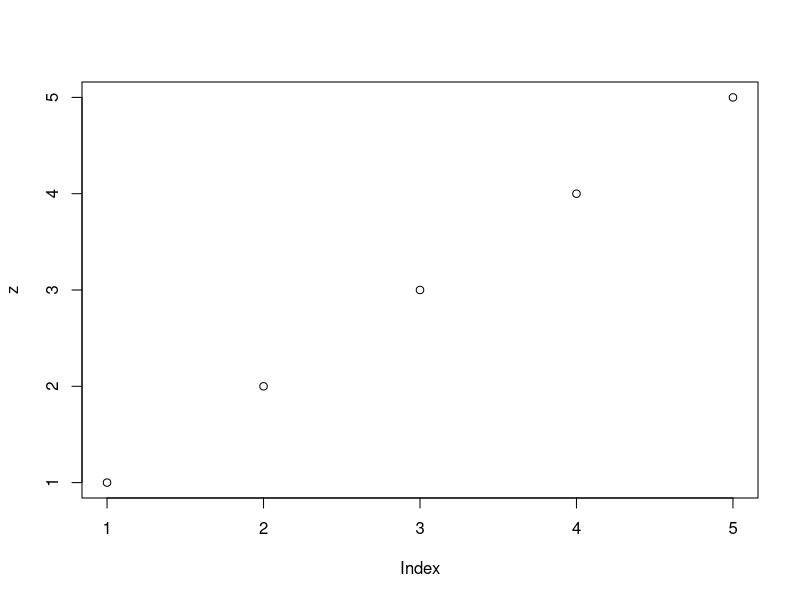

Here is the R script that generated this plot:
## ---- chunk 1
z = 1:5
plot(z)
## ---- chunk 2
z = 1:5
mean(z)
